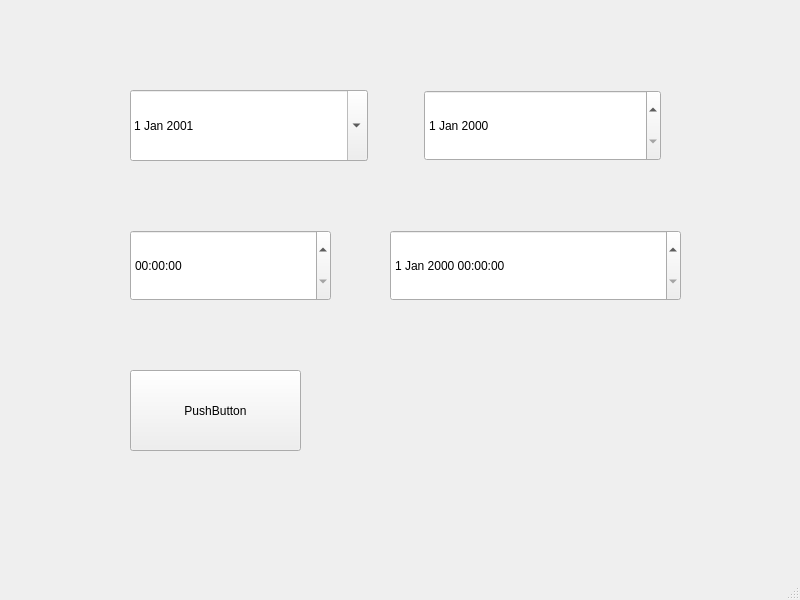
<?xml version="1.0" encoding="UTF-8"?>
<ui version="4.0">
 <class>MainWindow</class>
 <widget class="QMainWindow" name="MainWindow">
  <property name="geometry">
   <rect>
    <x>0</x>
    <y>0</y>
    <width>800</width>
    <height>600</height>
   </rect>
  </property>
  <property name="windowTitle">
   <string>MainWindow</string>
  </property>
  <widget class="QWidget" name="centralwidget">
   <widget class="QTimeEdit" name="timeEdit">
    <property name="geometry">
     <rect>
      <x>130</x>
      <y>230</y>
      <width>201</width>
      <height>71</height>
     </rect>
    </property>
   </widget>
   <widget class="QDateTimeEdit" name="dateTimeEdit">
    <property name="geometry">
     <rect>
      <x>390</x>
      <y>230</y>
      <width>291</width>
      <height>71</height>
     </rect>
    </property>
   </widget>
   <widget class="QPushButton" name="btnCalculate">
    <property name="geometry">
     <rect>
      <x>130</x>
      <y>370</y>
      <width>171</width>
      <height>81</height>
     </rect>
    </property>
    <property name="text">
     <string>PushButton</string>
    </property>
   </widget>
   <widget class="QWidget" name="">
    <property name="geometry">
     <rect>
      <x>130</x>
      <y>90</y>
      <width>531</width>
      <height>71</height>
     </rect>
    </property>
    <layout class="QHBoxLayout" name="horizontalLayout">
     <item>
      <widget class="QDateEdit" name="dateStart">
       <property name="sizePolicy">
        <sizepolicy hsizetype="Minimum" vsizetype="Preferred">
         <horstretch>0</horstretch>
         <verstretch>0</verstretch>
        </sizepolicy>
       </property>
       <property name="calendarPopup">
        <bool>true</bool>
       </property>
       <property name="date">
        <date>
         <year>2001</year>
         <month>1</month>
         <day>1</day>
        </date>
       </property>
      </widget>
     </item>
     <item>
      <spacer name="horizontalSpacer">
       <property name="orientation">
        <enum>Qt::Horizontal</enum>
       </property>
       <property name="sizeType">
        <enum>QSizePolicy::Fixed</enum>
       </property>
       <property name="sizeHint" stdset="0">
        <size>
         <width>50</width>
         <height>20</height>
        </size>
       </property>
      </spacer>
     </item>
     <item>
      <widget class="QDateEdit" name="dateEnd">
       <property name="sizePolicy">
        <sizepolicy hsizetype="Minimum" vsizetype="Preferred">
         <horstretch>0</horstretch>
         <verstretch>0</verstretch>
        </sizepolicy>
       </property>
      </widget>
     </item>
    </layout>
   </widget>
  </widget>
  <widget class="QMenuBar" name="menubar">
   <property name="geometry">
    <rect>
     <x>0</x>
     <y>0</y>
     <width>800</width>
     <height>26</height>
    </rect>
   </property>
  </widget>
  <widget class="QStatusBar" name="statusbar"/>
 </widget>
 <resources/>
 <connections/>
</ui>
